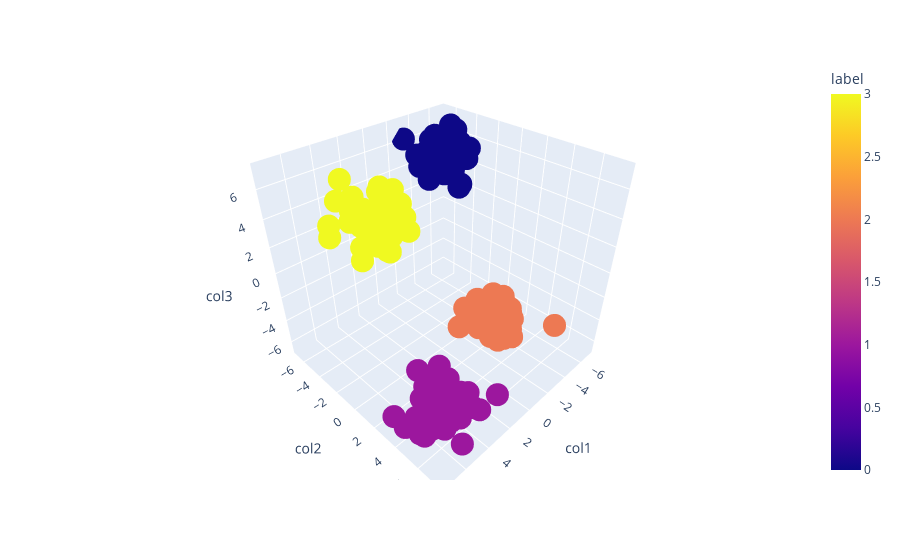

Source (notebook cell):
### Code cell
fig =px.scatter_3d(df,x='col1',y='col2',z='col3', color='label')
fig.show()

### Figure 1 — Plotly figure (JSON) as saved in the notebook; plotly's stock layout.template omitted (floating-point values rounded to 4 significant figures; data arrays with more than 128 entries replaced by an {"elided": "..."} marker saying what was removed)
{"data": [{"hovertemplate": "col1=%{x}<br>col2=%{y}<br>col3=%{z}<br>label=%{marker.color}<extra></extra>", "legendgroup": "", "marker": {"color": {"elided": "200 int values"}, "coloraxis": "coloraxis", "symbol": "circle"}, "mode": "markers", "name": "", "scene": "scene", "showlegend": false, "type": "scatter3d", "x": {"elided": "200 float values"}, "y": {"elided": "200 float values"}, "z": {"elided": "200 float values"}}], "layout": {"coloraxis": {"colorbar": {"title": {"text": "label"}}, "colorscale": [[0, "#0d0887"], [0.1111, "#46039f"], [0.2222, "#7201a8"], [0.3333, "#9c179e"], [0.4444, "#bd3786"], [0.5556, "#d8576b"], [0.6667, "#ed7953"], [0.7778, "#fb9f3a"], [0.8889, "#fdca26"], [1, "#f0f921"]]}, "legend": {"tracegroupgap": 0}, "margin": {"t": 60}, "scene": {"domain": {"x": [0, 1], "y": [0, 1]}, "xaxis": {"title": {"text": "col1"}}, "yaxis": {"title": {"text": "col2"}}, "zaxis": {"title": {"text": "col3"}}}}}
